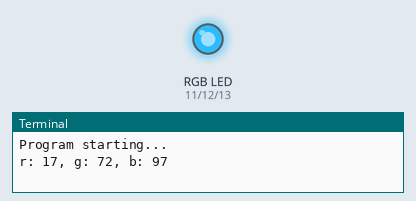
A program run on a simulated Raspberry Pi (header pin numbers). Shown: an RGB LED mixed from three pins (HIGH = lit), the last lines printed to the terminal. Dim RGB values are drawn brighter than linear; random numbers come from a fixed seed.

Above: at 0.1 s.
At 4.1 s:
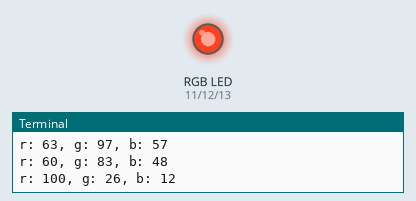
At 9.1 s:
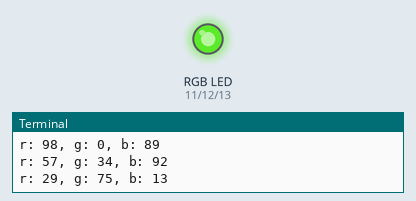
At 19.1 s:
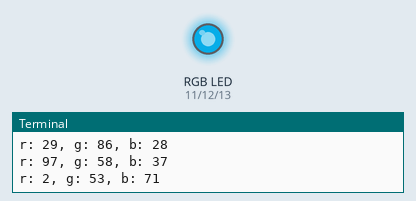
At 29.1 s:
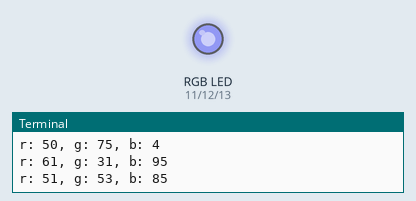
At 39.1 s:
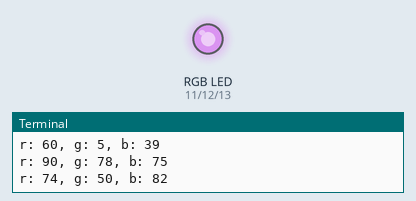
Timing chart, 0 to 40.0 s (numbered marks = the images above):
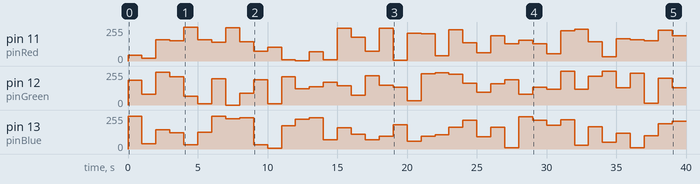

Measured:
- by itself, pin 11 (pinRed): 0/255 → 43/255 at 0.00 s, → 20/255 1.0 s later, → 161/255 1.0 s later, → 153/255 1.0 s later, … (40 changes in this stretch)
- by itself, pin 13 (pinBlue): 0/255 → 247/255 at 0.00 s, → 38/255 1.0 s later, → 145/255 1.0 s later, → 122/255 1.0 s later, … (40 changes in this stretch)

The program:

colorfulLED.py
```python
import RPi.GPIO as gpio
import time
import random

pins = {'pinRed': 11, 'pinGreen': 12, 'pinBlue': 13}

def setup():
    global pwmRed, pwmGreen, pwmBlue
    gpio.setmode(gpio.BOARD)
    for key, pin in pins.items():
        gpio.setup(pin, gpio.OUT)
        gpio.output(pin, True)
    #gpio.setup(pins, gpio.OUT)
    #gpio.output(pins, True)

    pwmRed = gpio.PWM(pins['pinRed'], 2000)
    pwmGreen = gpio.PWM(pins['pinGreen'], 2000)
    pwmBlue = gpio.PWM(pins['pinBlue'], 2000)

    pwmRed.start(0)
    pwmGreen.start(0)
    pwmBlue.start(0)

def setColor(r_val, g_val, b_val):
    pwmRed.ChangeDutyCycle(r_val)
    pwmGreen.ChangeDutyCycle(g_val)
    pwmBlue.ChangeDutyCycle(b_val)

def loop():
    while True:
        r = random.randint(0,100)
        g = random.randint(0,100)
        b = random.randint(0,100)

        setColor(r,g,b)
        print(f'r: {r}, g: {g}, b: {b}')
        time.sleep(1)

def finish():
    pwmRed.stop()
    pwmGreen.stop()
    pwmBlue.stop()
    gpio.cleanup()


if __name__ == '__main__':
    print('Program starting...')
    setup()
    try:
        loop()
    except KeyboardInterrupt:
        finish()
```
